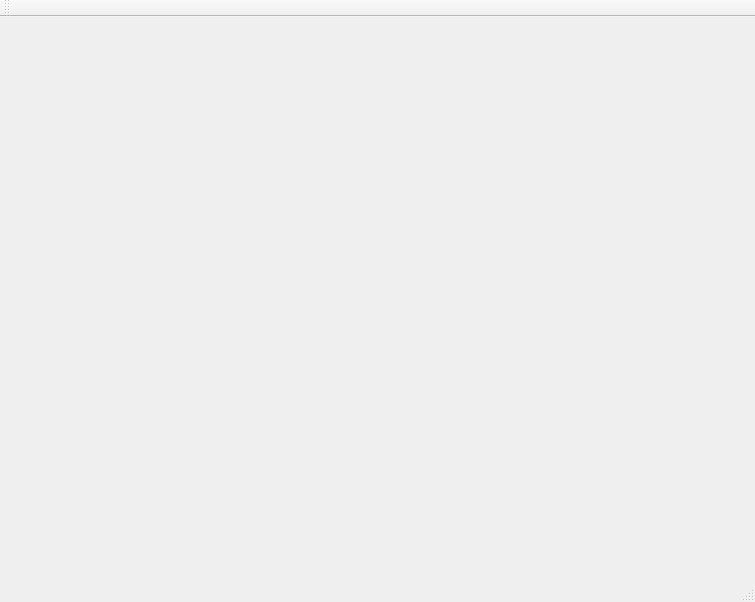
<?xml version="1.0" encoding="UTF-8"?>
<ui version="4.0">
 <class>UIStack</class>
 <widget class="QMainWindow" name="UIStack">
  <property name="geometry">
   <rect>
    <x>0</x>
    <y>0</y>
    <width>755</width>
    <height>602</height>
   </rect>
  </property>
  <property name="windowTitle">
   <string>UIStack</string>
  </property>
  <widget class="QWidget" name="centralWidget">
   <layout class="QGridLayout" name="gridLayout">
    <item row="0" column="0">
     <widget class="SideBarWidget" name="sideBar" native="true">
      <property name="sizePolicy">
       <sizepolicy hsizetype="Preferred" vsizetype="Expanding">
        <horstretch>0</horstretch>
        <verstretch>0</verstretch>
       </sizepolicy>
      </property>
      <property name="minimumSize">
       <size>
        <width>100</width>
        <height>0</height>
       </size>
      </property>
      <property name="baseSize">
       <size>
        <width>0</width>
        <height>0</height>
       </size>
      </property>
     </widget>
    </item>
    <item row="0" column="1">
     <widget class="QWidget" name="widget_main" native="true">
      <property name="sizePolicy">
       <sizepolicy hsizetype="Expanding" vsizetype="Expanding">
        <horstretch>0</horstretch>
        <verstretch>0</verstretch>
       </sizepolicy>
      </property>
     </widget>
    </item>
   </layout>
  </widget>
  <widget class="QMenuBar" name="menuBar">
   <property name="geometry">
    <rect>
     <x>0</x>
     <y>0</y>
     <width>755</width>
     <height>22</height>
    </rect>
   </property>
  </widget>
  <widget class="QToolBar" name="mainToolBar">
   <attribute name="toolBarArea">
    <enum>TopToolBarArea</enum>
   </attribute>
   <attribute name="toolBarBreak">
    <bool>false</bool>
   </attribute>
  </widget>
  <widget class="QStatusBar" name="statusBar"/>
 </widget>
 <layoutdefault spacing="6" margin="11"/>
 <customwidgets>
  <customwidget>
   <class>SideBarWidget</class>
   <extends>QWidget</extends>
   <header>sidebarwidget.h</header>
   <container>1</container>
  </customwidget>
 </customwidgets>
 <resources>
  <include location="UIStack.qrc"/>
 </resources>
 <connections/>
</ui>
